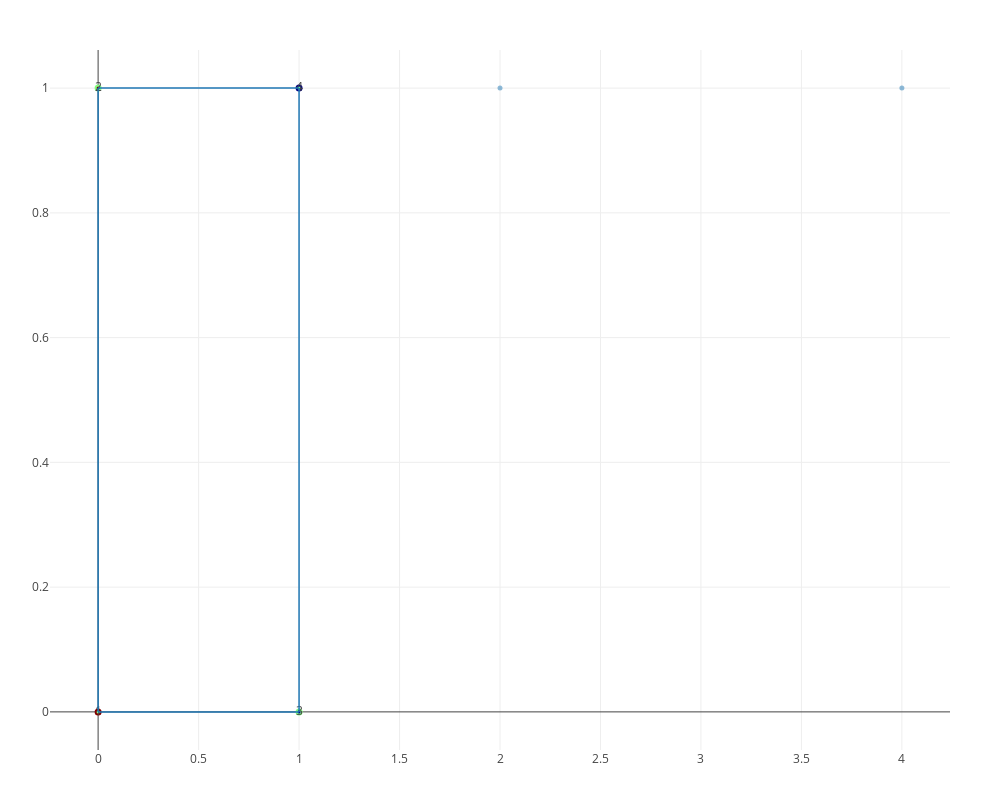

Source (notebook cell):
### Code cell
plotclassrep_pjs(PH,dim=1,class=1)
#  class is just the most persistent feature thats lasts the longest
# basiclaly the index of the position of the homology class in the barcode
# A Cycle should be drawn

### Figure 1 — Plotly figure (JSON) as saved in the notebook; plotly's stock layout.template omitted (floating-point values rounded to 4 significant figures)
{"data": [{"autocolorscale": false, "marker": {"cmax": 1, "cmin": 0, "color": [0.5, 0, 1, 0.5], "colorscale": "Jet", "line": {"color": [0, 0.5, 0.5, 1], "colorscale": "Jet", "width": 2}, "opacity": 1, "size": 5, "symbol": "circle"}, "mode": "markers+text", "text": ["4", "3", "2", "1"], "type": "scatter", "x": [1, 1, 0, 0], "y": [1, 0, 1, 0]}, {"autocolorscale": false, "marker": {"color": "rgb(31,119,180)", "line": {"color": "rgb(31,119,180)"}, "opacity": 0.5, "size": 5, "symbol": "circle"}, "mode": "markers", "text": ["5", "6"], "type": "scatter", "x": [2, 4], "y": [1, 1]}, {"line": {"color": "#1f77b4", "width": 1.5}, "mode": "lines", "name": "Dim 1 Faces", "type": "scatter", "x": [0, 0], "y": [0, 1]}, {"line": {"color": "#1f77b4", "width": 1.5}, "mode": "lines", "name": "edge (1,3)", "showlegend": false, "type": "scatter", "x": [0, 1], "y": [0, 0]}, {"line": {"color": "#1f77b4", "width": 1.5}, "mode": "lines", "name": "edge (2,4)", "showlegend": false, "type": "scatter", "x": [0, 1], "y": [1, 1]}, {"line": {"color": "#1f77b4", "width": 1.5}, "mode": "lines", "name": "edge (3,4)", "showlegend": false, "type": "scatter", "x": [1, 1], "y": [0, 1]}], "layout": {"height": 800, "hovermode": "closest", "margin": {"b": 50, "l": 50, "r": 50, "t": 50}, "scene": {"aspectmode": "manual", "aspectratio": {"x": 1, "y": 0.25}}, "showlegend": false, "width": 1000}}
